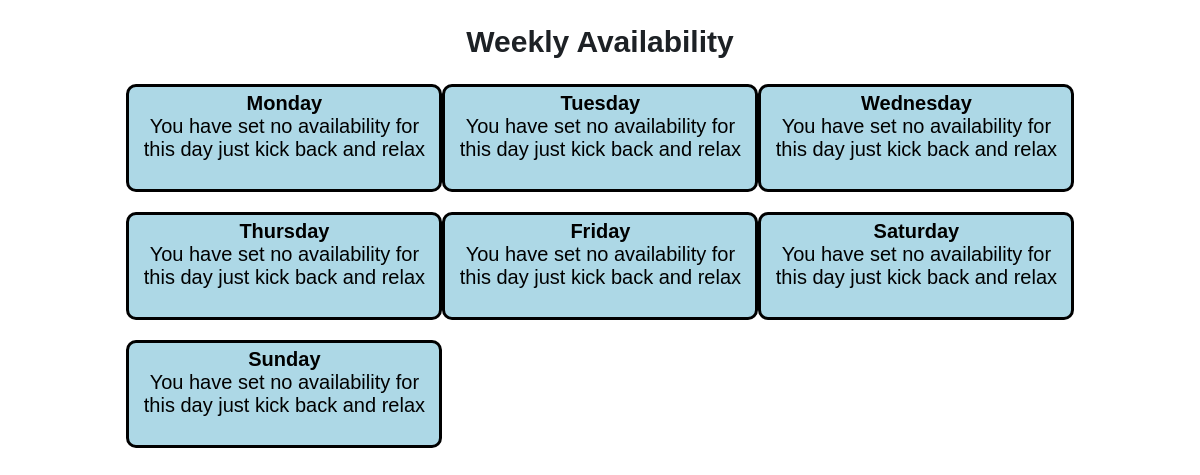
Before: /availability (signed in) with the older database file.
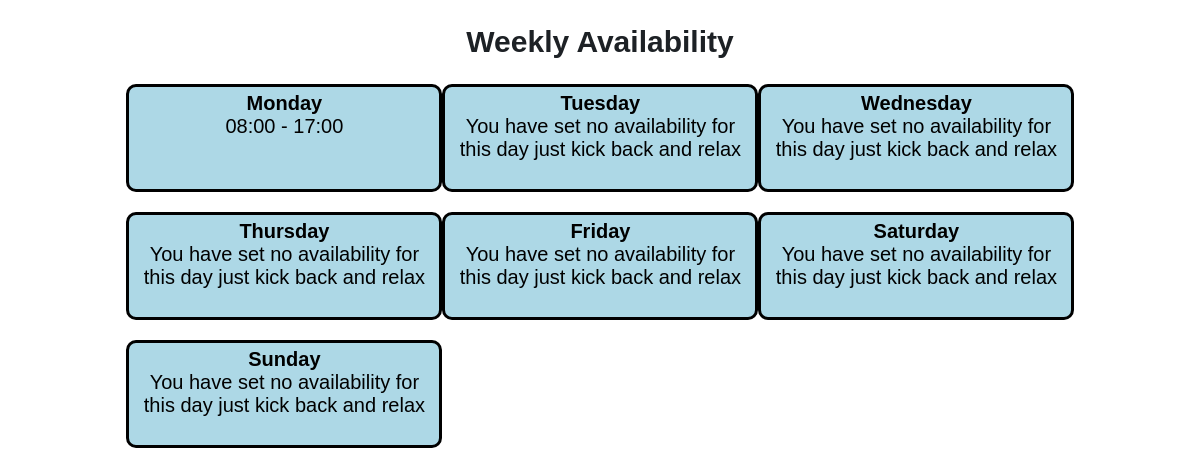
After: the same page with the newer database file.
### tables this page shows
CREATE TABLE availability (
            usrId integer,
            day text,
            startTime text,
            endTime text,
            PRIMARY KEY (usrId, day)
            );

### app.py (the view)
@app.route('/availability')
def availability():
    usrObj = user(session['usrId'])
    days = ['monday', 'tuesday', 'wednesday', 'thursday', 'friday', 'saturday', 'sunday']
    avail = usrObj.getAvail()
    return render_template('availability.html', avail=avail, days=days)

### database.py (called while the page is built)
    def search(self, col="null", search="null"):
        conn = sqlite3.connect('main.db')
        c = conn.cursor()
        if col == "email":
            c.execute(f'SELECT * FROM users WHERE email="{search}"')
            data = c.fetchall()
        elif col == "password":
            c.execute(f'SELECT * FROM users WHERE password="{search}"')
            data = c.fetchall()
        elif col == "usrId":
            c.execute(f'SELECT * FROM users WHERE usrId="{search}"')
            data = c.fetchall()
        else:
            c.execute(f'SELECT * FROM users')
            data = c.fetchall()
        conn.commit()
        conn.close()
        return(data)

    def getAvail(self, usrId):
        days = ['monday', 'tuesday', 'wednesday', 'thursday', 'friday', 'saturday', 'sunday']
        conn = sqlite3.connect('main.db')
        c = conn.cursor()
        avail = []
        for i in days:
            try:
                c.execute(f'select * FROM availability WHERE usrId = {usrId} AND day = "{i}"')
                data = c.fetchall()
                avail.append([[data[0][2]],[data[0][3]]])
            except:
                avail.append(['none', 'none'])
        return(avail)

### user.py (called while the page is built)
    def getAvail(self):
        avail = db.getAvail(self.usrId)
        return avail

### templates/availability.html (shortened to what this page needs)
<!DOCTYPE html>
<html lang="en">
<head>
    <link rel="stylesheet" href="{{ url_for('static', filename='css/main.css') }}">
    <link rel="stylesheet" href="{{ url_for('static', filename='css/availability.css') }}">
</head>
<body>
    <h2>Weekly Availability</h2>
    <div class="gridContainer">
        {% for i in range(0,7) %}
            <a class="link" href="editAvail/{{ days[i] }}">
                <span style="font-weight: bold;">{{ (days[i]).capitalize() }}</span><br>
                {% if avail[i][0] == 'none' %}
                    You have set no availability for <br>this day just kick back and relax<br><br>
                {% else %}
                    {{ avail[i][0][0] }} - {{ avail[i][1][0] }} <br><br>
                {% endif %}
            </a>
        {% endfor %}
    </div>
</body>
</html>

### static/css/main.css (style rules this page uses)
body { font-size: 20px; font-weight: 100; text-decoration: none; text-align: center; color: rgb(29, 33, 37); font-family: Arial, Helvetica, sans-serif; }

### static/css/availability.css (style rules this page uses)
.gridContainer { display: grid; grid-template-columns: auto auto auto; grid: 1px 1px; padding-left: 10%; padding-right: 10%; }
a { margin-left: auto; margin-right: auto; display: block; background-color: lightblue; border: 3px solid black; width: 290px; padding: 5px 10px; margin-bottom: 20px; text-decoration: none; color: black; border-radius: 10px; }

Changed rows visible on the page:
added availability: startTime "08:00", endTime "17:00"
Other visible differences:
new list line: "Monday -"
list line gone: "Monday You have set no availability for this day just kick back and relax"
